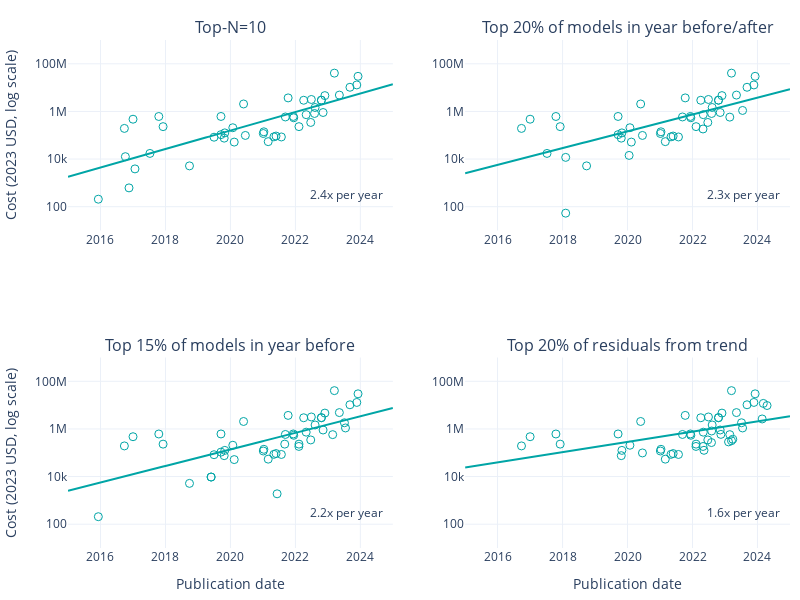

Notebook source saved alongside this figure:
### Code cell
selection_methods = ['top_n=10', 'window_percentile=80', 'backward_window_percentile=85', 'residual_from_trend=80']
subplot_titles = ['Top-N=10', 'Top 20% of models in year before/after', 'Top 15% of models in year before', 'Top 20% of residuals from trend']
# Create figure with subplots
fig = make_subplots(rows=2, cols=2, subplot_titles=subplot_titles)

for i, selection_method in enumerate(selection_methods):
    results_name = f'hardware-capex-energy-{selection_method}-original'
    method_results_dir = f'results/{results_name}/'
    cost_df = pd.read_csv(method_results_dir + 'cost_dataset.csv')
    col = 'Cost (inflation-adjusted)'

    fig.add_trace(
        go.Scatter(
            x=cost_df['Publication date'],
            y=cost_df[col],
            mode='markers',
            # open circles
            marker=dict(
                size=8,
                line=dict(width=1, color='DarkSlateGrey'),
                symbol='circle-open',
            ),
            name=f'Top {n}',
        ),
        row=i // 2 + 1,
        col=i % 2 + 1,
    )

    # predictions
    predicted_cost_df = pd.read_csv(method_results_dir + 'predicted_cost_dataset.csv')
    fig.add_trace(
        go.Scatter(
            x=predicted_cost_df['Publication date'],
            y=10**predicted_cost_df['mean'],
            mode='lines',
            name='Predicted',
        ),
        row=i // 2 + 1,
        col=i % 2 + 1,
    )

    slope = predicted_cost_df['mean'].diff().iloc[1] / predicted_cost_df['Publication date (float)'].diff().iloc[1]
    # annotate slope
    fig.add_annotation(
        x=predicted_cost_df['Publication date'].iloc[-15],
        y=2.5,
        text=f'{10**slope:.2g}x per year',
        showarrow=False,
        font=dict(
            size=12,
        ),
        row=i // 2 + 1,
        col=i % 2 + 1,
    )

    # log y axis
    fig.update_yaxes(type='log', row=i // 2 + 1, col=i % 2 + 1)
    # y limits
    fig.update_yaxes(range=[1, 9], row=i // 2 + 1, col=i % 2 + 1)
    fig.update_xaxes(range=['2015-01-01', '2025-01-01'], row=i // 2 + 1, col=i % 2 + 1)
    # Same color for all traces: #00a5a6
    fig.update_traces(marker=dict(color='#00a5a6'), row=i // 2 + 1, col=i % 2 + 1)
    # axis labels
    if i % 2 == 0:
        fig.update_yaxes(title_text='Cost (2023 USD, log scale)', row=i // 2 + 1, col=i % 2 + 1)
    if i // 2 == 1:
        fig.update_xaxes(title_text='Publication date', row=i // 2 + 1, col=i % 2 + 1)

# Update layout
fig.update_layout(
    width=800,
    height=600,
    showlegend=False,
)

# plotly white style
fig.update_layout(template='plotly_white')
# no grid
# fig.update_xaxes(showgrid=False)
# fig.update_yaxes(showgrid=False)

# margins
fig.update_layout(margin=dict(l=10, r=10, t=40, b=10))

save_plot(fig, results_dir, 'model_selection_comparison')

# Show the figure
fig.show()
